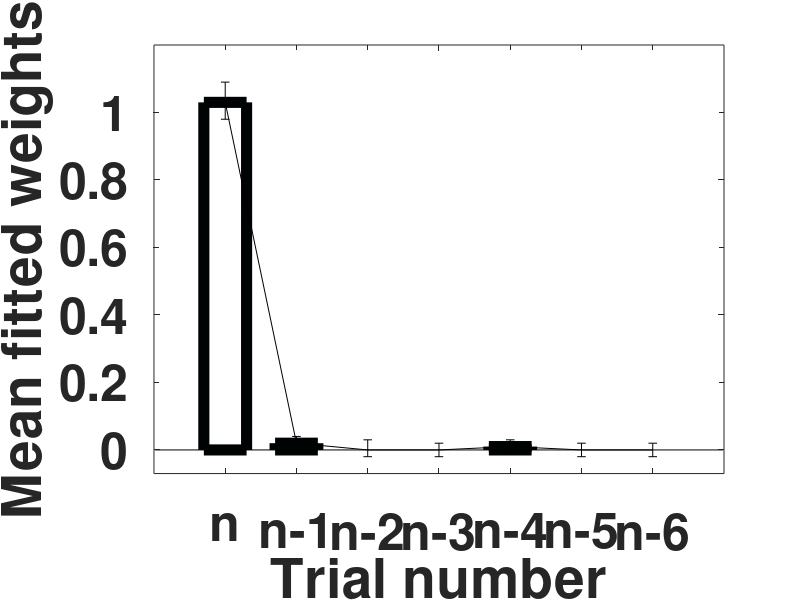

Reproduce this figure in MATLAB. (Note: this script raises an error after producing the figure.)
figure(101);
clf;
x=[1,; 2; 3; 4; 5; 6; 7];
weights = [1.03; 0.02; 0.00;  0.00; 0.01; 0.00; 0];
%error = [0.90; 0.09; 0.11; 0.07; 0.12; 0.05; 0.11; 0.09 ];
interval_lower= [0.05; 0.02; 0.02; 0.02; 0.02; 0.02;0.02 ];
interval_upper=[0.06; 0.02; 0.03; 0.02; 0.02; 0.02; 0.02 ];
width=0.6;
bar(x,weights,width,'FaceColor',[1.0,1.0,1.0],'EdgeColor',[0 .01 .01],'LineWidth',8);
% set('BarWidth',0.8); 
ylabel('Mean fitted weights');
xlabel('Trial number','fontweight', 'bold','fontsize', 32); 
ylim([-0.07, 1.2])
Labels = {'n','n-1', 'n-2', 'n-3', 'n-4', 'n-5', 'n-6'};
set(gca, 'XTick', 1:7, 'XTickLabel', Labels, 'fontweight', 'bold','fontsize', 36);
%legend ('Fitted weights 5% contrast experiment one');
hold on
numgroups=size(weights,1);
numbars=size(weights,3);
groupwidth=min(2, numbars/(numbars+2));
%x=[1-width/2,1+width/2;2-width/2, 2+width/2];
%x=[.85,1.15; 1.85, 2.15; 2.85, 3.15];

errorbar(x, weights, interval_lower, interval_upper, 'k','linestyle', 'none','linewidth', 8);

box off



